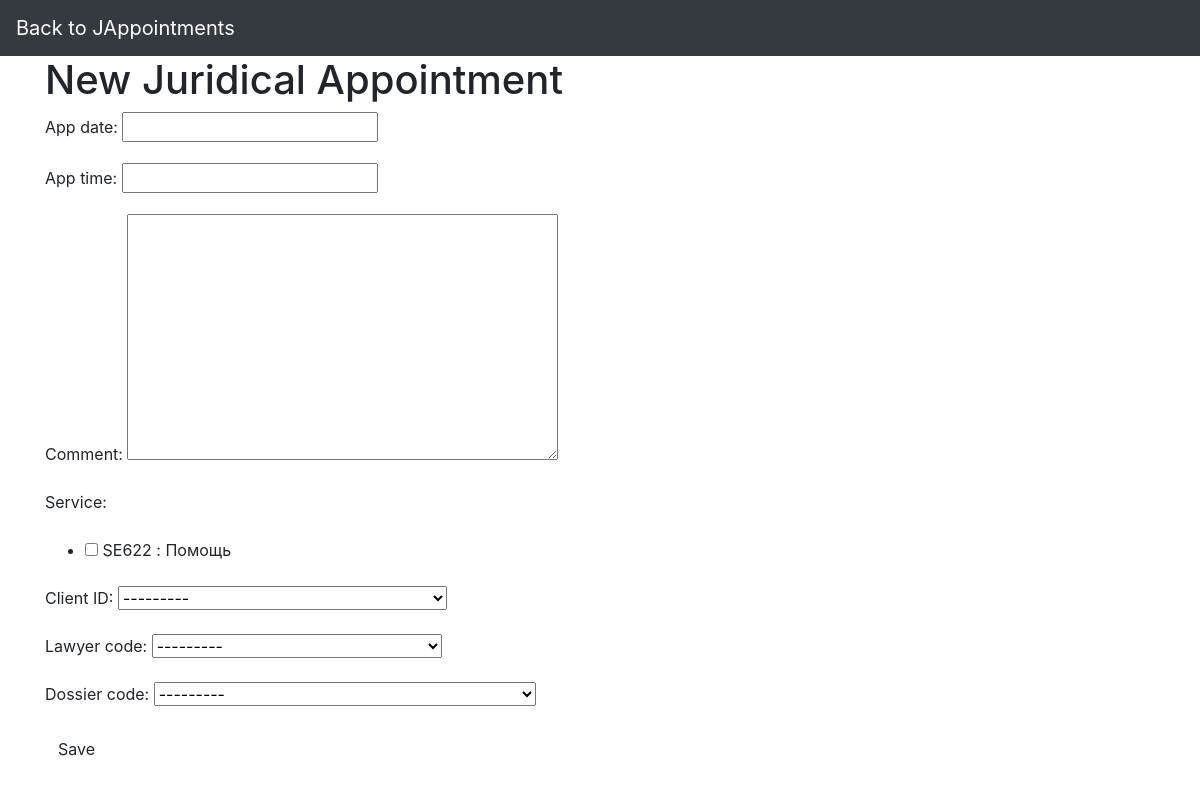
Page /database/appointment_J/create on the earlier database version.
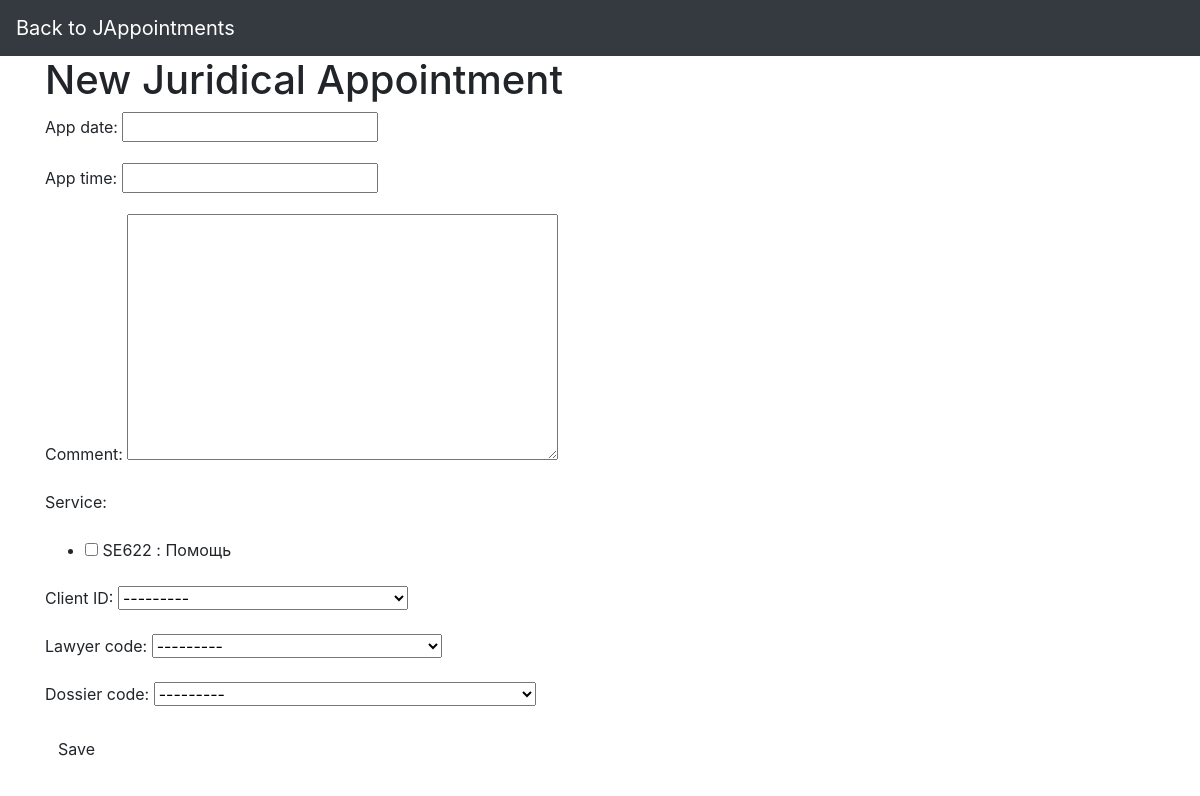
Same page on the later database version.
### DataBase/models.py (models this page shows, shortened)
class Client(models.Model):
    first_name = models.CharField(max_length=25)
    surname = models.CharField(max_length=25)
    mid_name = models.CharField(max_length=25)
    adr_city = models.CharField(max_length=30)
    adr_street = models.CharField(max_length=20)
    adr_build = models.IntegerField()
    mail_info = models.EmailField(max_length=30)
    class Meta:
        abstract = True
        ordering = ['first_name']

class Client_juridical(Client):
    num_client_j = models.CharField(max_length=8, help_text='EDRPOU code', primary_key=True)
    client_position = models.CharField(max_length=25)
    name_of_company = models.CharField(max_length=25)
    iban = models.CharField(max_length=29)
    def __str__(self):
        return f'{self.num_client_j} : {self.first_name} {self.surname}'
    class Meta(Client.Meta):
        db_table = 'Client_juridical'

class Lawyer(models.Model):
    lawyer_code = models.CharField(max_length=8, primary_key=True)
    first_name = models.CharField(max_length=25)
    surname = models.CharField(max_length=25)
    mid_name = models.CharField(max_length=25)
    specialization = models.CharField(max_length=20)
    mail_info = models.EmailField(max_length=30)
    service = models.ManyToManyField(Services)
    work_days = models.ManyToManyField(Work_days)
    def __str__(self):
        return f'{self.lawyer_code} : {self.first_name} {self.surname}'
    class Meta:
        db_table = 'Lawyer'
        ordering = ['first_name']

class Dossier(models.Model):
    DOS_STATUS = [
        ('open', 'open'),
        ('closed', 'closed'),
        ('closed-won', 'closed-won'),
    ]
    issue = models.TextField()
    status = models.CharField(max_length=10, choices=DOS_STATUS, default='open')
    date_signed = models.DateField()
    date_expired = models.DateField()
    date_closed = models.DateField(blank=True, null=True)
    fee = models.DecimalField(max_digits=7, decimal_places=2)
    paid = models.BooleanField(default=False)
    court_name = models.CharField(max_length=50, blank=True, null=True)
    court_adr = models.CharField(max_length=50, blank=True, null=True)
    court_date = models.DateTimeField(blank=True, null=True)
    lawyer_code = models.ForeignKey(Lawyer, on_delete=models.DO_NOTHING,
                                    blank=True, null=True)
    class Meta:
        abstract = True

class Dossier_J(Dossier):
    code_dossier_j = models.CharField(max_length=8, primary_key=True)
    num_client_j = models.ForeignKey(Client_juridical, on_delete=models.DO_NOTHING)
    def __str__(self):
        return f'{self.code_dossier_j} : {self.num_client_j}'
    class Meta(Dossier.Meta):
        db_table = 'Dossier_J'

### DataBase/views.py (the view)
# urls.py: path('appointment_J/create', views.create_appointment_j, name='appointment_j-form'),
def create_appointment_j(request):
    if request.method == "POST":
        form = Appointment_JForm(request.POST)
        if form.is_valid():
            form.save()
            return redirect(request.POST['appoint_code_j'])
    else:
        form = Appointment_JForm()
    return render(request, 'create_appointment_j.html', {'form': form})

### DataBase/forms.py
class Appointment_JForm(ModelForm):
    comment = forms.CharField(required=False, widget=forms.Textarea)
    service = forms.ModelMultipleChoiceField(queryset=Services.objects.all(), widget=forms.CheckboxSelectMultiple)
    num_client_j = forms.ModelChoiceField(label='Client ID', queryset=Client_juridical.objects.all())
    lawyer_code = forms.ModelChoiceField(label='Lawyer code', queryset=Lawyer.objects.all())
    code_dossier_j = forms.ModelChoiceField(label='Dossier code', queryset=Dossier_J.objects.all())
    class Meta:
        model = Appointment_J
        fields = ['app_date', 'app_time', 'comment', 'service', 'num_client_j', 'lawyer_code', 'code_dossier_j']

### DataBase/models.py (called while the page is built)
    def __str__(self):
        return f'{self.service_code} : {self.name_service}'

### DataBase/templates/create_appointment_j.html (shortened to what this page needs)
{% extends "base_generic.html" %}
{% block navbar %}
    <a class="navbar-brand" href="jappointments.html">Back to JAppointments</a>
{% endblock %}
{% block content %}
    <h1>New Juridical Appointment</h1>
    <form method="POST" class="post-form">
        {{ form.as_p }}
        <button type="submit" class="save btn btn-default">Save</button>
    </form>
{% endblock %}

Differences in the rows shown:
now on this page (row edited): Dossier_J: code_dossier_j "---------"
Other differences:
form field code_dossier_j: "---------" → (not shown)
